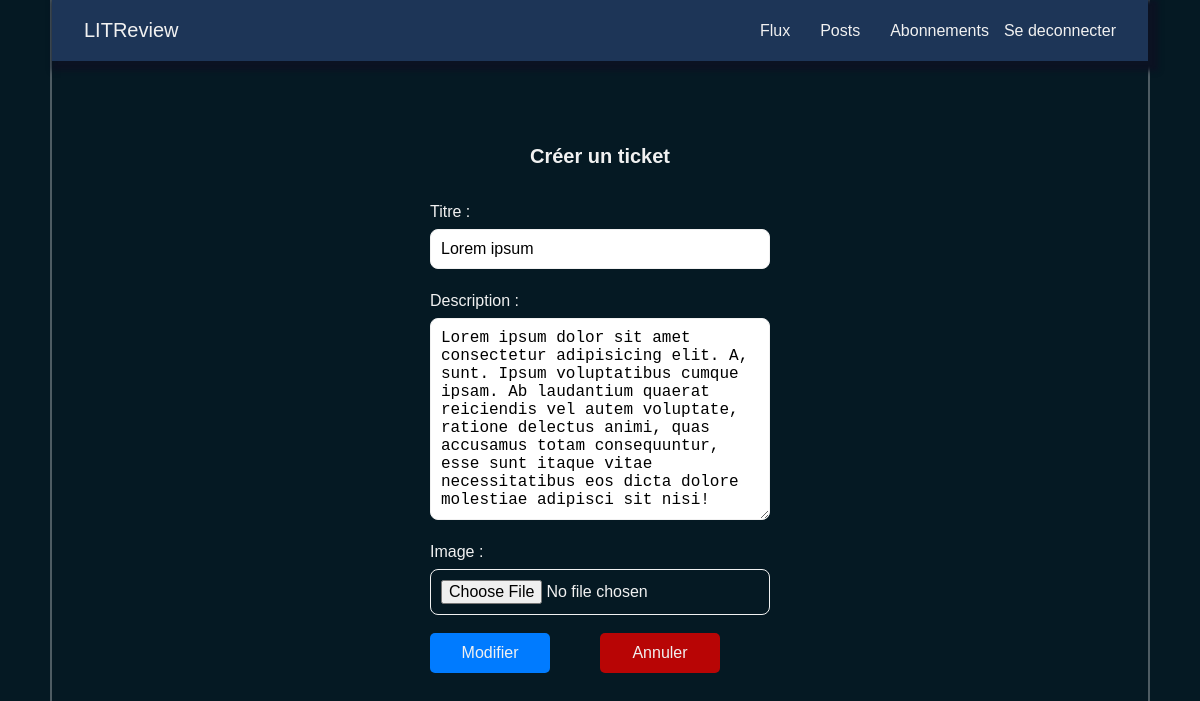
Screenshot of /update-ticket/35/ (signed in) with the database file from the repository.
### LITRevu/litrevu/models.py (models this page shows, shortened)
class Ticket(models.Model):
    objects = None
    title = models.CharField(max_length=128, verbose_name='title')
    description = models.TextField(max_length=2048,
                                   blank=True,
                                   verbose_name='description')
    user = models.ForeignKey(to=settings.AUTH_USER_MODEL,
                             on_delete=models.CASCADE)
    image = models.ImageField(null=True, blank=True)
    time_created = models.DateTimeField(auto_now_add=True)

### LITRevu/litrevu/views.py (the view)
class UpdateTicketView(LoginRequiredMixin, UpdateView):
    model = Ticket
    template_name = 'litrevu/update_ticket.html'
    form_class = forms.TicketForm
    success_url = reverse_lazy('feed')
    def get_object(self, queryset=None):
        ticket_id = self.kwargs.get('update_id')
        return get_object_or_404(Ticket, id=ticket_id, user=self.request.user)

### LITRevu/litrevu/forms.py
class TicketForm(forms.ModelForm):
    def __init__(self, *args: Any, **kwargs: Any) -> None:
        super().__init__(*args, **kwargs)
        self.fields['title'].label = "Titre"
        self.fields['title'].label = "Titre"
    class Meta:
        model = Ticket
        fields = ('title', 'description', 'image')

### LITRevu/litrevu/templates/litrevu/update_ticket.html (shortened to what this page needs)
{% extends "base.html" %}
{% block content %}
    <div class="contianer_createTicket">
        <h2>Créer un ticket</h2>
        <form method="post" enctype="multipart/form-data">
            {{ form.as_p }}
            <div class="button-content">
                <button type="submit">Modifier</button> <a class="redict_home" href="{% url 'feed' %}">Annuler</a>
            </div>
        </form>
    </div>
{% endblock content %}

### LITRevu/static/app.css (style rules this page uses)
body, html { color: #f1f1f1; margin: 0 auto; max-width: 1100px; background: #051923; border-right: 1px solid #f1f1f14f; border-left: 1px solid #f1f1f14f; font-family: Montserrat, Helvetica, sans-serif; }
.delete_ticket h2, .container_login h2, .container_followUser h2, .contianer_createTicket h2, .contianer_create-review h2, .contianer_review h2 { text-align: center; padding: clamp(10px, 0%, 10px) 0 10px; font-size: clamp(16px, 2vw, 20px); }
#id_username, #id_password, .signup-containe, form p textarea, select, input { width: 340px; outline: none; margin: .5rem 0; padding: 10px 10px; border-radius: 8px; font-size: clamp(14px, 2vw, 16px); border: 1px solid #f1f1f1; }
.signup-button-content, .button-content { display: flex; justify-content: center; padding: clamp(10px, 0%, 20px) 0 0; }
.delete_ticket button, .container_followUser button, .contianer_createTicket button, .signup-button-content button, .contianer_review button, .contianer_create-review button, .container_login button { color: #f1f1f1; width: 120px; height: 40px; border: none; border-radius: 5px; background: #007bff; cursor: pointer; transition: .5s all; font-size: clamp(14px, 2vw, 16px); }
.button-content .redict_home { color: #f1f1f1; width: 120px; height: 40px; border: none; border-radius: 5px; background: #b80505; text-decoration: none; margin: 0 auto 4rem; display: flex; justify-content: center; align-items: center; font-size: clamp(14px, 2vw, 16px); }
.container_followUser, .contianer_createTicket, .contianer_create-review, .contianer_review, .delete_ticket, .container_home { margin-top: 4rem; display: flex; flex-direction: column; align-items: center; justify-content: center; }
.container_home-item-ticket p, h2 { margin: 10px 0; }
.container_followUser form p label, .contianer_createTicket form p label, .contianer_create-review form p label, .contianer_review p label { display: flex; flex-direction: column; padding: 15px 0 0; }

### rows the page displays
Ticket: title "Lorem ipsum", description "Lorem ipsum dolor sit amet consectetur adipisicing elit. A, sunt. Ipsum voluptatibus cumque ipsam. Ab laudantium quaerat reiciendis vel autem voluptate, ratione delectus animi, quas accusamus totam consequuntur, esse sunt itaque vitae necessitatibus eos dicta dolore molestiae adipisci sit nisi!"
